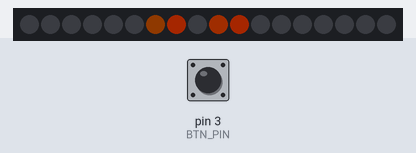
This sketch was run on a simulated Arduino Uno, built with avr-gcc and run on an emulated ATmega328P. Shown: 18 RGB LEDs in strip order, left to right. The inputs (shaded band) are chosen by the test bench; at power-on: pin 3 (BTN_PIN) HIGH. Dim RGB values are drawn brighter than linear.

Above: at 1.2 s.
1.3 s: pin 3 (BTN_PIN) pulled LOW for 0.15 s
At 1.95 s:
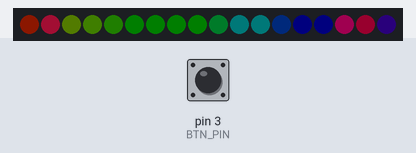
2.0 s: pin 3 (BTN_PIN) pulled LOW for 1 s
At 2.55 s:
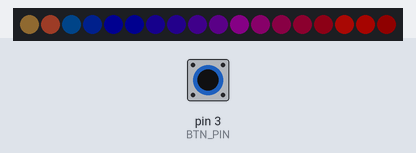
3.6 s: pin 3 (BTN_PIN) pulled LOW for 0.15 s
At 4.05 s:
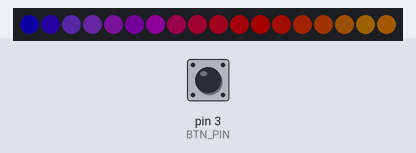
4.3 s: pin 3 (BTN_PIN) pulled LOW for 0.15 s
At 4.95 s:
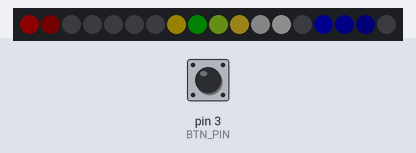
5.0 s: pin 3 (BTN_PIN) pulled LOW for 3.2 s
At 7.36 s:
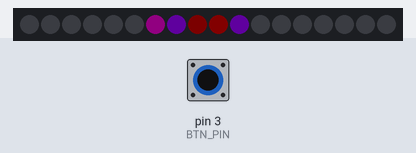
8.8 s: pin 3 (BTN_PIN) pulled LOW for 0.15 s
At 9.46 s:
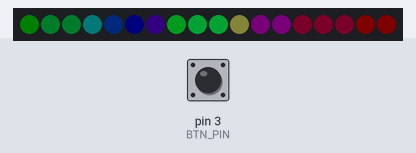
Timing chart, 0 to 11.8 s (numbered marks = the images above; inputs shaded):
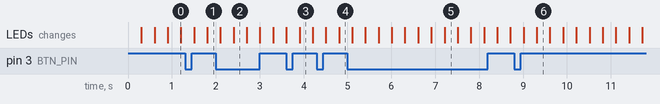

Measured:
- after the input at 1.3 s, the LEDs: first differ from a run without the input after 0.51 s (image 1)
- after the input at 2.0 s, the LEDs: first differ from a run without the input after 0.41 s (image 2)
- after the input at 3.6 s, the LEDs: first differ from a run without the input after 0.31 s (image 3)
- after the input at 4.3 s, the LEDs: first differ from a run without the input after 0.51 s (image 4)
- after the input at 8.8 s, the LEDs: first differ from a run without the input after 0.51 s (image 6)

The sketch:

crossfadeButton.ino
```cpp
#include <FastLED.h>
#include <OneButton.h>

#define NUM_LEDS  18
#define LED_PIN   2
#define BTN_PIN   3

CRGB source1[NUM_LEDS];
CRGB source2[NUM_LEDS];
CRGB output[NUM_LEDS];

uint8_t blendAmount = 0;
uint8_t patternCounter = 0;
uint8_t source1Pattern = 0;
uint8_t source2Pattern = 1;
bool useSource1 = false;

// Push button connected between pin 7 and GND (no resistor required)
OneButton btn = OneButton(BTN_PIN, true, true);

void setup() {
  FastLED.addLeds<WS2812B, LED_PIN, GRB>(output, NUM_LEDS);
  FastLED.setBrightness(50);
  Serial.begin(57600);

  btn.attachClick(nextPattern);
}

void loop() {

  EVERY_N_MILLISECONDS(10) {
    blend(source1, source2, output, NUM_LEDS, blendAmount);   // Blend between the two sources

    if (useSource1) {
      if (blendAmount < 255) blendAmount++;                   // blendAmount 'up' to source 2
    } else {
      if (blendAmount > 0) blendAmount--;                     // blendAmount 'down' to source 1
    }
  }

  runPattern(source1Pattern, source1);                  // Run both patterns simultaneously
  runPattern(source2Pattern, source2);

  FastLED.show();

  btn.tick();
}

void nextPattern() {
  patternCounter = (patternCounter + 1) % 3;           // Change the number after the % to the number of patterns you have

  if (useSource1) source1Pattern = patternCounter;     // Determine which source array for new pattern
  else source2Pattern = patternCounter;

  useSource1 = !useSource1;                            // Swap source array for next time around
}

void runPattern(uint8_t pattern, CRGB *LEDArray) {
  switch (pattern) {
    case 0:
      movingDots(LEDArray);
      break;
    case 1:
      rainbowBeat(LEDArray);
      break;
    case 2:
      redWhiteBlue(LEDArray);
      break;
  }
}

//------- Put your patterns below -------//

void movingDots(CRGB *LEDarray) {

  uint16_t posBeat  = beatsin16(30, 0, NUM_LEDS - 1, 0, 0);
  uint16_t posBeat2 = beatsin16(60, 0, NUM_LEDS - 1, 0, 0);

  uint16_t posBeat3 = beatsin16(30, 0, NUM_LEDS - 1, 0, 32767);
  uint16_t posBeat4 = beatsin16(60, 0, NUM_LEDS - 1, 0, 32767);

  // Wave for LED color
  uint8_t colBeat  = beatsin8(45, 0, 255, 0, 0);

  LEDarray[(posBeat + posBeat2) / 2]  = CHSV(colBeat, 255, 255);
  LEDarray[(posBeat3 + posBeat4) / 2]  = CHSV(colBeat, 255, 255);

  fadeToBlackBy(LEDarray, NUM_LEDS, 10);
}


void rainbowBeat(CRGB *LEDarray) {

  uint16_t beatA = beatsin16(30, 0, 255);
  uint16_t beatB = beatsin16(20, 0, 255);
  fill_rainbow(LEDarray, NUM_LEDS, (beatA+beatB)/2, 8);
}


void redWhiteBlue(CRGB *LEDarray) {

  uint16_t sinBeat   = beatsin16(30, 0, NUM_LEDS - 1, 0, 0);
  uint16_t sinBeat2  = beatsin16(30, 0, NUM_LEDS - 1, 0, 21845);
  uint16_t sinBeat3  = beatsin16(30, 0, NUM_LEDS - 1, 0, 43690);

  LEDarray[sinBeat]   = CRGB::Blue;
  LEDarray[sinBeat2]  = CRGB::Red;
  LEDarray[sinBeat3]  = CRGB::White;

  fadeToBlackBy(LEDarray, NUM_LEDS, 10);
}
```
